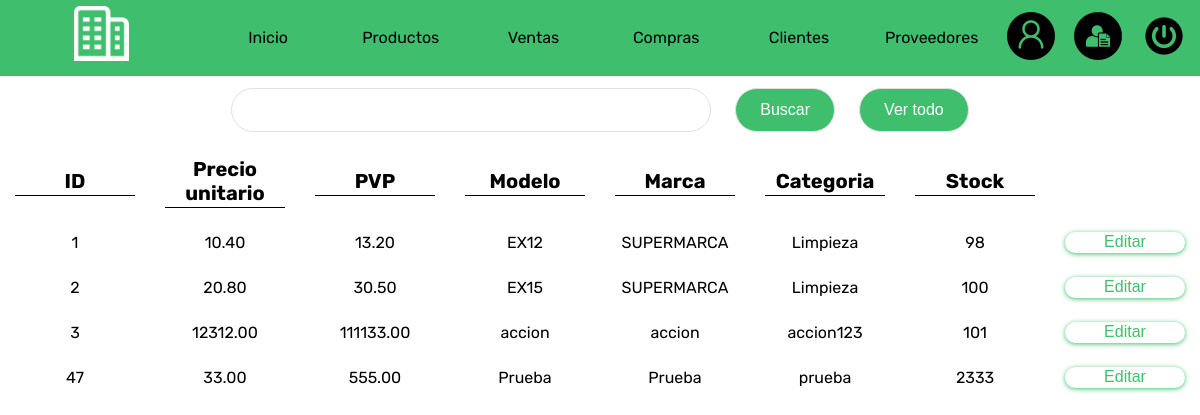
Screenshot of /productos.php (signed in) with the database file from the repository.
### tables this page shows
CREATE TABLE `productos` (
  `id_producto` varchar(6) NOT NULL,
  `precio_unitario` decimal(9,2) DEFAULT NULL,
  `pvp` decimal(9,2) DEFAULT NULL,
  `modelo` varchar(30) DEFAULT NULL,
  `marca` varchar(30) DEFAULT NULL,
  `categoria` varchar(20) DEFAULT NULL,
  `descripcion` varchar(60) DEFAULT NULL,
  `stock` int(6) DEFAULT NULL,
  `final` tinyint(1) NOT NULL DEFAULT 0
);

### Db/Con1Db.php (called while the page is built)
<?php
class Connection
{
    public static function conn1()
    {
        $mysqli = new mysqli('localhost', 'root','', 'erp');
        if($mysqli->connect_errno)
        {
            printf("Error en la conexion: %s\n", $mysqli->coneect_errno);
        }
        else
        {
            $mysqli->set_charset('utf8');
            return $mysqli;
        }
    }
}
?>

### Models/Datos1Model.php (called while the page is built, shortened)
<?php
class Datos
{
    private $mysqli;
    private $data;
    public function __construct()
    {
        $this->mysqli= Connection::conn1();
        $this->data=array();
    }
    public function getData1($sql)
    {
        $result = $this->mysqli->query($sql);
        while($rows=$result->fetch_object())
        {
            $this->data[]=$rows;
        }
        return $this->data;
    }
}
?>

### Controllers/ProductosController1.php (the view)
<?php
if(file_exists("../Db/Con1Db.php"))
{
    require_once "../Db/Con1Db.php";
    require_once "../Models/Datos1Model.php";
}
elseif(file_exists("Db/Con1Db.php"))
{
    require_once "Db/Con1Db.php";
    require_once "Models/Datos1Model.php";
}
$objData = new Datos;
$buscaproducto = "select * from productos";
$data = $objData->getData1($buscaproducto);
if(empty($data))
{
    echo"
    <div class='bloque1'>
    No hay datos
    </div>
    ";
}else{
    echo"
    <div class='bloque0'>
    <div class='bloque1'><h1 class='border'>ID</h1></div>
    <div class='bloque1'><h1 class='border'>Precio unitario</h1></div>
    <div class='bloque1'><h1 class='border'>PVP</h1></div>
    <div class='bloque1'><h1 class='border'>Modelo</h1></div>
    <div class='bloque1'><h1 class='border'>Marca</h1></div>
    <div class='bloque1'><h1 class='border'>Categoria</h1></div>
    <div class='bloque1'><h1 class='border'>Stock</h1></div>
    <div class='bloque1'></div>
    </div>
    ";
    foreach($data as $row)
    {
        echo"
        <div class='bloque0'>
            <div class='bloque1'>$row->id_producto</div>
            <div class='bloque1'>$row->precio_unitario</div>
            <div class='bloque1'>$row->pvp</div>
            <div class='bloque1'>$row->modelo</div>
            <div class='bloque1'>$row->marca</div>
            <div class='bloque1'>$row->categoria</div>
            <div class='bloque1'>$row->stock</div>
            <div class='bloque1'><a class='editar' href='editarproducto.php?id=$row->id_producto'>Editar</a></div>
            </div>
        ";
    }
}
?>

### Assets/css/style.css (style rules this page uses)
* { padding: 0; margin: 0; box-sizing: border-box; font-family: 'Rubik', sans-serif; text-align: center; }
.bloque0 { display: flex; flex-direction: row; align-items: center; justify-content: center; width: 100%; padding: 1% 0; }
.bloque1 { display: flex; flex-direction: row; align-items: center; justify-content: center; width: 100%; }
.border { border-bottom: 1px solid black; padding: 1% 0; width: 80%; margin: 0 auto; }
h1.border { font-size: 2.5vh; text-align: center; }
.editar { background-color: #ffffff; border-radius: 14px; color: #3FBF6D; box-shadow:0px 1px 5px 0px #3FBF6D; text-align: center; font-family: Arial, Helvetica, sans-serif; padding: 1% 2%; width: 80%; text-decoration: none; }

### rows the page displays
productos: id_producto "1", precio_unitario "10.40", pvp "13.20", modelo "EX12", marca "SUPERMARCA", categoria "Limpieza", stock "98"
productos: id_producto "2", precio_unitario "20.80", pvp "30.50", modelo "EX15", marca "SUPERMARCA", categoria "Limpieza", stock "100"
productos: id_producto "3", precio_unitario "12312.00", pvp "111133.00", modelo "accion", marca "accion", categoria "accion123", stock "101"
productos: id_producto "47", precio_unitario "33.00", pvp "555.00", modelo "Prueba", marca "Prueba", categoria "prueba", stock "2333"
